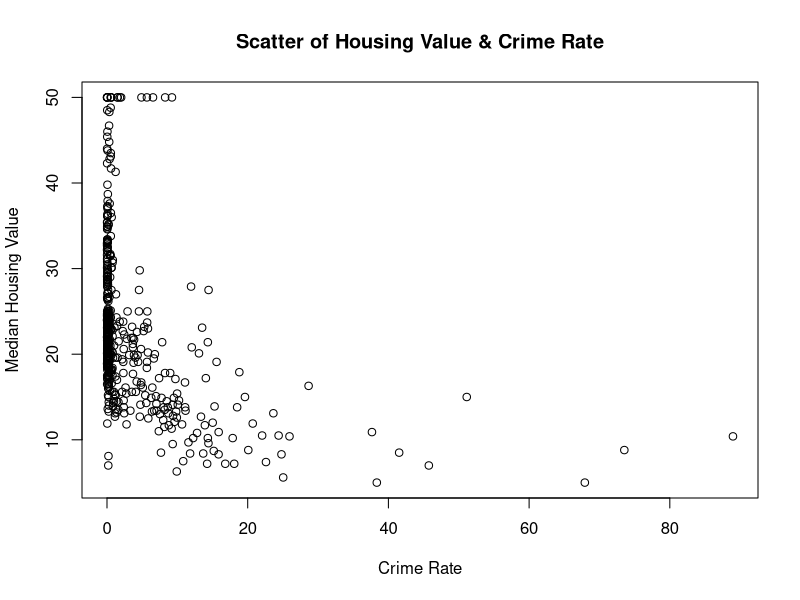

This chart was generated by the following R code:
## 1.
library(MASS)
data(Boston)
head(as.data.frame(cbind(Boston$medv, Boston$crim, Boston$chas)))
dim(Boston)

## a.
summary(Boston$medv)

## The minimum value is $5000. The average is $22530 but the median is $21200. The max value is $50000.

## b.
plot(Boston$crim, Boston$medv, main = "Scatter of Housing Value & Crime Rate",
     xlab = "Crime Rate", ylab = "Median Housing Value")
m <- lm(Boston$medv ~ Boston$crim)
cor(Boston$crim, Boston$medv)
cor.test(Boston$crim, Boston$medv)

## c.
m1 <- lm(medv ~ crim + chas, data = Boston)
summary(m1)

## Both have an effect on the housing value because the p-value is less than .01%.  
##The lower the crime rate the higher housing values and the closer to the river the higher housing values.

## d.
m2 <- lm(medv ~ crim + chas + tax + dis + rad, data = Boston)
summary(m2)

## The dis variable is not statistically significant because it is over .01%. The rest of the variables are under .01%.
##Taxes and crime lower the housing values.

## e.
library(car)
vif(m1)
vif(m2)

## No, there is not a multicollineartity problem with m1, but maybe with m2 because tax has a high variation.  

## f.
step(m2)

##The vairable dis is eliminated.

## g.
crim <- c(20, 40, 5, 10, 500)
chas <- c(1, 1, 0, 0, 0)
newdata <- as.data.frame(cbind(crim, chas))
prediction <- predict(m1, newdata)
Final <- as.data.frame(cbind(crim, chas, prediction))
names(Final)[1] <- "Crime Rate"
names(Final)[2] <- "Dummy"
names(Final)[3] <- "Prediction"
write.csv(Final, "Prediction.csv")
